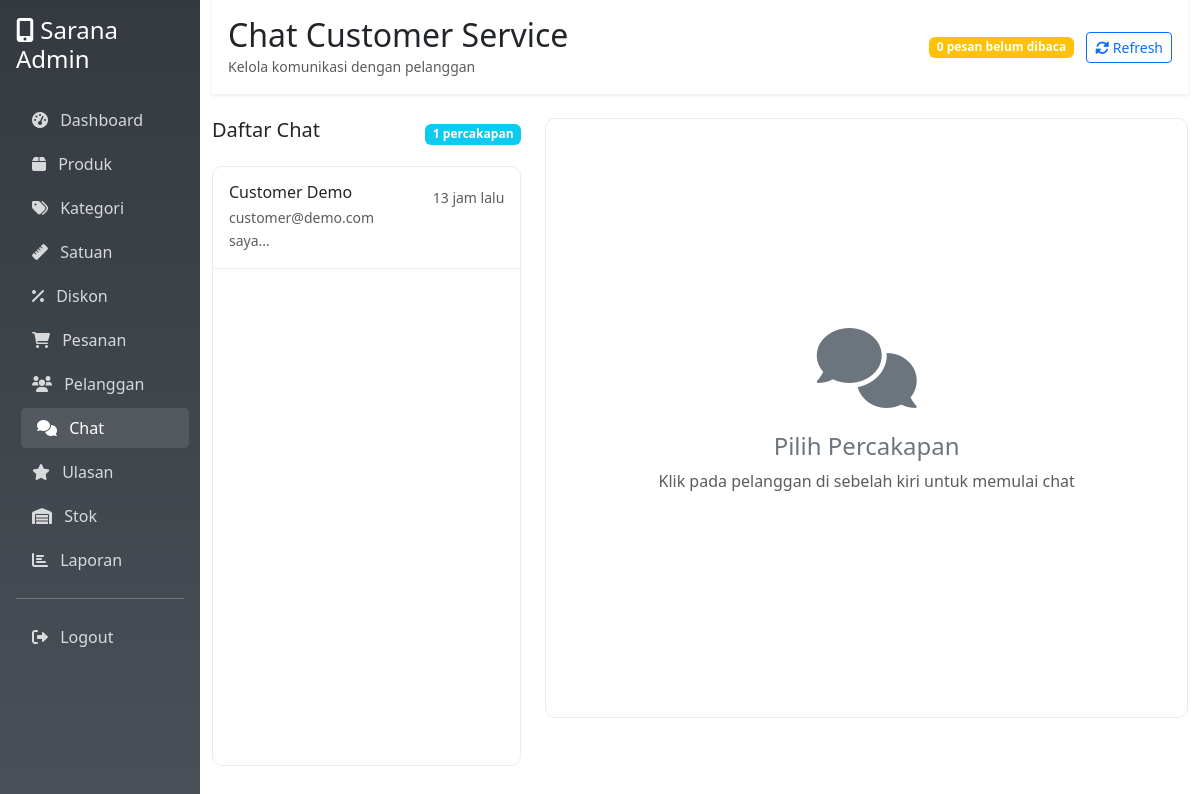
Page /admin/chats.php (signed in) on the earlier database version.
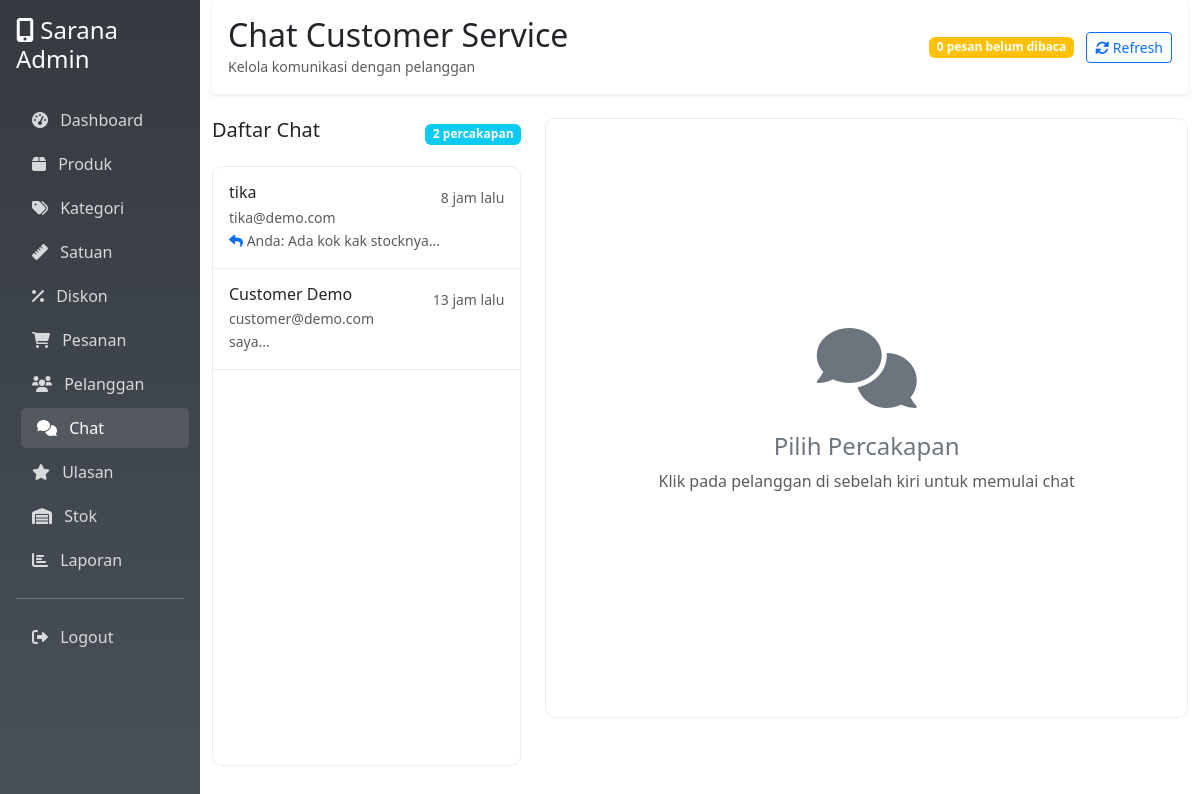
Same page on the later database version.
### tables this page shows
CREATE TABLE `users` (
  `id` int NOT NULL,
  `name` varchar(100) NOT NULL,
  `email` varchar(100) NOT NULL,
  `password` varchar(255) NOT NULL,
  `phone` varchar(20) DEFAULT NULL,
  `address` text,
  `birth_date` date DEFAULT NULL,
  `gender` enum('male','female') DEFAULT NULL,
  `last_login` timestamp NULL DEFAULT NULL,
  `role` enum('admin','customer') DEFAULT 'customer',
  `created_at` timestamp NULL DEFAULT CURRENT_TIMESTAMP
);

### config.php (called while the page is built, shortened)
<?php
function timeAgo($datetime) {
    $time = time() - strtotime($datetime);
    if ($time < 86400) return floor($time/3600) . ' jam lalu';
    return date('d M Y', strtotime($datetime));
}
?>

### admin/chats.php (the view, shortened to what the changed rows need)
<?php
require_once '../config.php';
$conn = getConnection();
$all_chats_query = "
    SELECT u.id, u.name, u.email,
           COUNT(CASE WHEN c.status = 'unread' AND c.sender_type = 'customer' THEN 1 END) as unread_count,
           MAX(c.created_at) as last_message,
           (SELECT message FROM chats WHERE user_id = u.id ORDER BY created_at DESC LIMIT 1) as last_message_text,
           (SELECT sender_type FROM chats WHERE user_id = u.id ORDER BY created_at DESC LIMIT 1) as last_sender
    FROM users u
    INNER JOIN chats c ON u.id = c.user_id
    WHERE u.role = 'customer'
    GROUP BY u.id, u.name, u.email
    ORDER BY last_message DESC
";
$all_chats_result = mysqli_query($conn, $all_chats_query);
$selected_user_id = isset($_GET['user_id']) ? intval($_GET['user_id']) : 0;
?>
<!DOCTYPE html>
<html lang="id">
<head>
    <link href="https://cdnjs.cloudflare.com/ajax/libs/bootstrap/5.3.0/css/bootstrap.min.css" rel="stylesheet">
    <link href="https://cdnjs.cloudflare.com/ajax/libs/font-awesome/6.0.0/css/all.min.css" rel="stylesheet">
</head>
<body>
    <div class="container-fluid">
        <div class="row">
            <div class="col-md-9 col-lg-10">
                <div class="bg-white shadow-sm p-3 mb-4">
                    <div class="d-flex justify-content-between align-items-center">
                        <div>
                            <h2 class="mb-0">Chat Customer Service</h2>
                        </div>
                    </div>
                </div>
                <div class="row">
                    <div class="col-md-4">
                        <div class="d-flex justify-content-between align-items-center mb-3">
                            <h5>Daftar Chat</h5>
                            <span class="badge bg-info"><?= mysqli_num_rows($all_chats_result) ?> percakapan</span>
                        </div>
                        <div class="chat-list">
                            <?php if (mysqli_num_rows($all_chats_result) > 0): ?>
                            <?php while ($chat = mysqli_fetch_assoc($all_chats_result)): ?>
                            <div class="chat-item <?= $chat['unread_count'] > 0 ? 'unread' : '' ?> <?= $selected_user_id == $chat['id'] ? 'active' : '' ?>"
                                onclick="selectChat(<?= $chat['id'] ?>)">
                                <div class="d-flex justify-content-between align-items-start">
                                    <div class="flex-grow-1">
                                        <h6 class="mb-1"><?= $chat['name'] ?></h6>
                                        <small class="text-muted d-block"><?= $chat['email'] ?></small>
                                        <small class="text-muted">
                                            <?php if ($chat['last_sender'] == 'admin'): ?>
                                            <i class="fas fa-reply text-primary"></i> Anda:
                                            <?php endif; ?>
                                            <?= substr($chat['last_message_text'], 0, 30) ?>...
                                        </small>
                                    </div>
                                    <div class="text-end">
                                        <small class="text-muted d-block mt-1">
                                            <?= timeAgo($chat['last_message']) ?>
                                        </small>
                                    </div>
                                </div>
                            </div>
                            <?php endwhile; ?>
                            <?php endif; ?>
                        </div>
                    </div>
                </div>
            </div>
        </div>
    </div>
</body>
</html>

Differences in the rows shown:
added users: name "tika", email "tika@demo.com", shows "Anda:", last_message_text "Ada kok kak stocknya", last_message "8 jam lalu"
Other differences:
mysqli_num_rows($all_chats_result): "1" → "2"
